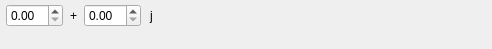
<?xml version="1.0" encoding="UTF-8"?>
<ui version="4.0">
 <class>ComplexSpinBox</class>
 <widget class="QWidget" name="ComplexSpinBox">
  <property name="geometry">
   <rect>
    <x>0</x>
    <y>0</y>
    <width>492</width>
    <height>49</height>
   </rect>
  </property>
  <property name="windowTitle">
   <string>Form</string>
  </property>
  <widget class="QWidget" name="">
   <property name="geometry">
    <rect>
     <x>6</x>
     <y>0</y>
     <width>177</width>
     <height>31</height>
    </rect>
   </property>
   <layout class="QHBoxLayout" name="horizontalLayout">
    <property name="spacing">
     <number>0</number>
    </property>
    <item>
     <widget class="QDoubleSpinBox" name="realSpinBox"/>
    </item>
    <item>
     <widget class="QLabel" name="plusLabel">
      <property name="text">
       <string>+</string>
      </property>
      <property name="alignment">
       <set>Qt::AlignCenter</set>
      </property>
     </widget>
    </item>
    <item>
     <widget class="QDoubleSpinBox" name="imagSpinBox"/>
    </item>
    <item>
     <widget class="QLabel" name="jLabel">
      <property name="text">
       <string>j</string>
      </property>
      <property name="alignment">
       <set>Qt::AlignCenter</set>
      </property>
     </widget>
    </item>
    <item>
     <widget class="QLabel" name="unitsLabel">
      <property name="text">
       <string/>
      </property>
     </widget>
    </item>
   </layout>
  </widget>
 </widget>
 <resources/>
 <connections/>
</ui>
